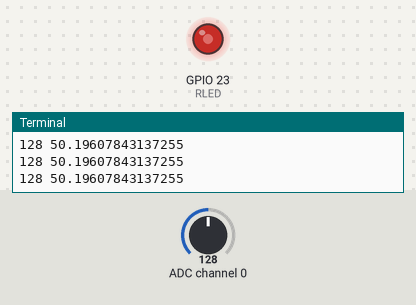
Simulated run of this program. Board: Raspberry Pi (BCM pin numbers). On the bench: output pins drawn as LEDs (lit = HIGH), the last lines printed to the terminal. The test bench sets the inputs (shaded band); at power-on: ADC channel 0 = 128 (analog values on the 0–255 scale).

Above: at 1.2 s.
1.3 s: ADC channel 0 set to 178
At 2.5 s:
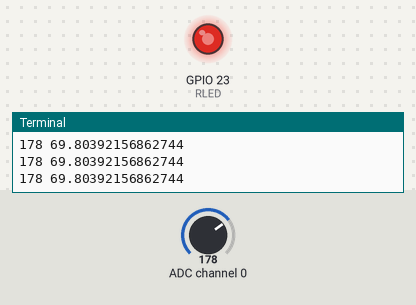
2.8 s: ADC channel 0 set to 224
At 4.0 s:
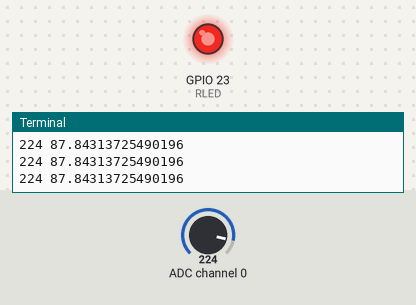
4.3 s: ADC channel 0 set to 30
At 5.5 s:
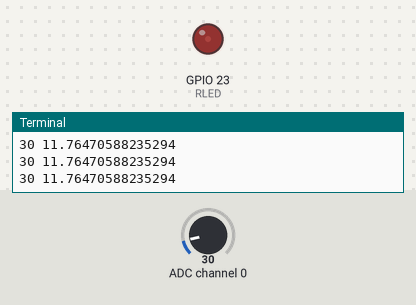
5.8 s: ADC channel 0 set to 0
At 7.1 s:
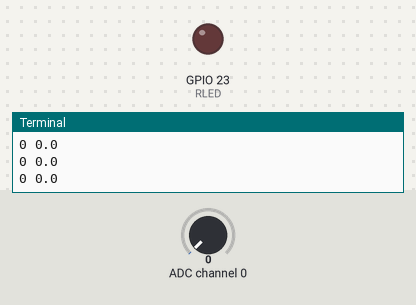
Timing chart, 0 to 8.3 s (numbered marks = the images above; inputs shaded):
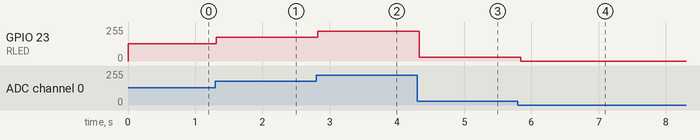

The program:

myPotDim.py
```python
import RPi.GPIO as GPIO
import ADC0834
from time import sleep
DT = .1
RLED = 23
dc = 0

GPIO.setmode(GPIO.BCM)
ADC0834.setup()
GPIO.setup(RLED, GPIO.OUT)

myPWM = GPIO.PWM(RLED, 1000)
myPWM.start(dc)

try:
    while True:
        potValue = ADC0834.getResult(0)
        dc = (100/255) * potValue           # potValue / 2.5
        if dc > 99:
            dc = 99
        myPWM.ChangeDutyCycle(dc)
        print(potValue, dc)
        sleep(DT)

except KeyboardInterrupt:
    myPWM.stop()
    GPIO.cleanup()
    print('GPIO Good to Go.')
```

Measured:
- after the input at 1.3 s, GPIO 23 (RLED): 128/255 → 178/255 at once
- after the input at 2.8 s, GPIO 23 (RLED): 178/255 → 224/255 at once
- after the input at 4.3 s, GPIO 23 (RLED): 224/255 → 30/255 at once
- after the input at 5.8 s, GPIO 23 (RLED): 30/255 → 0/255 at once
